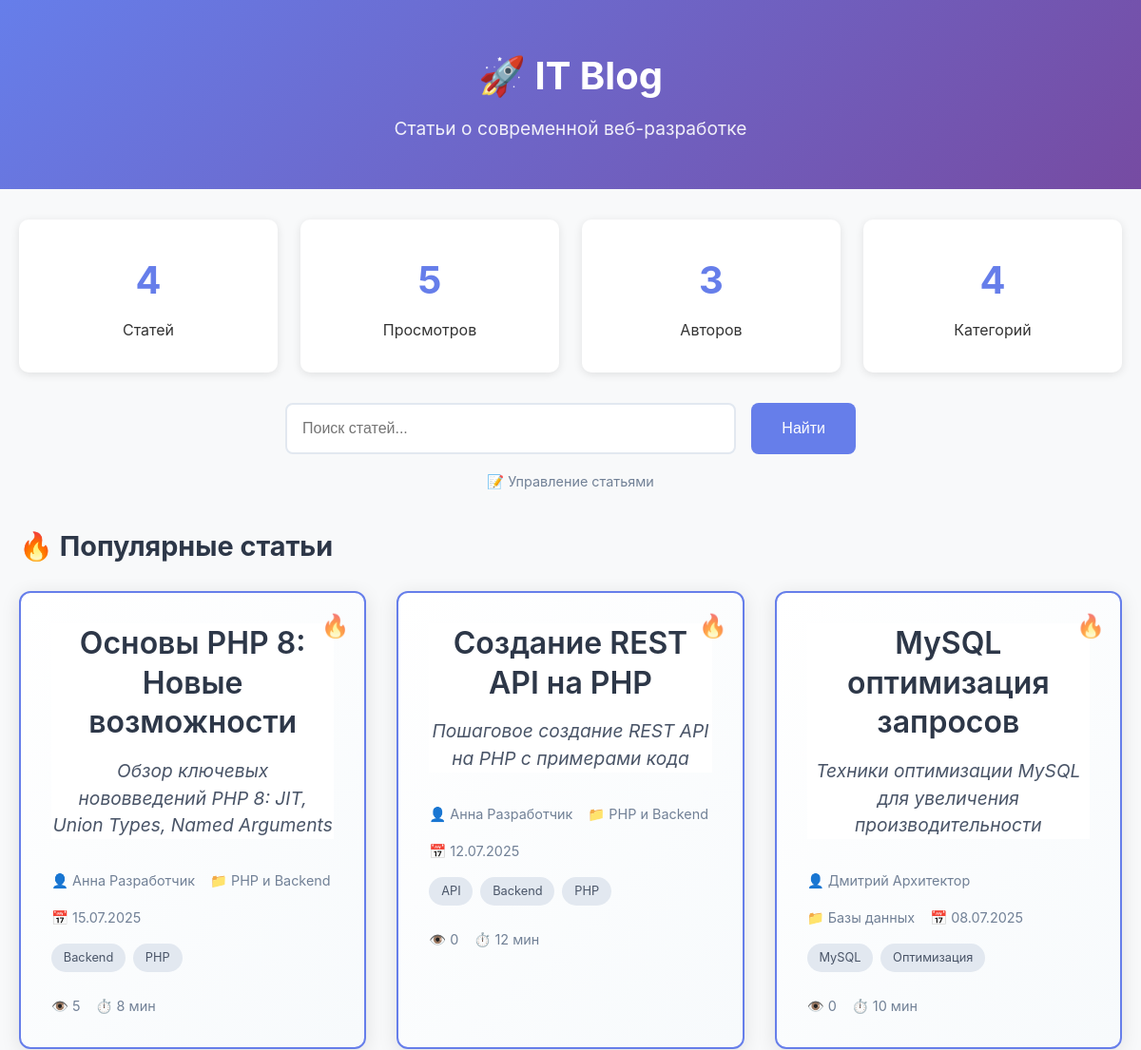
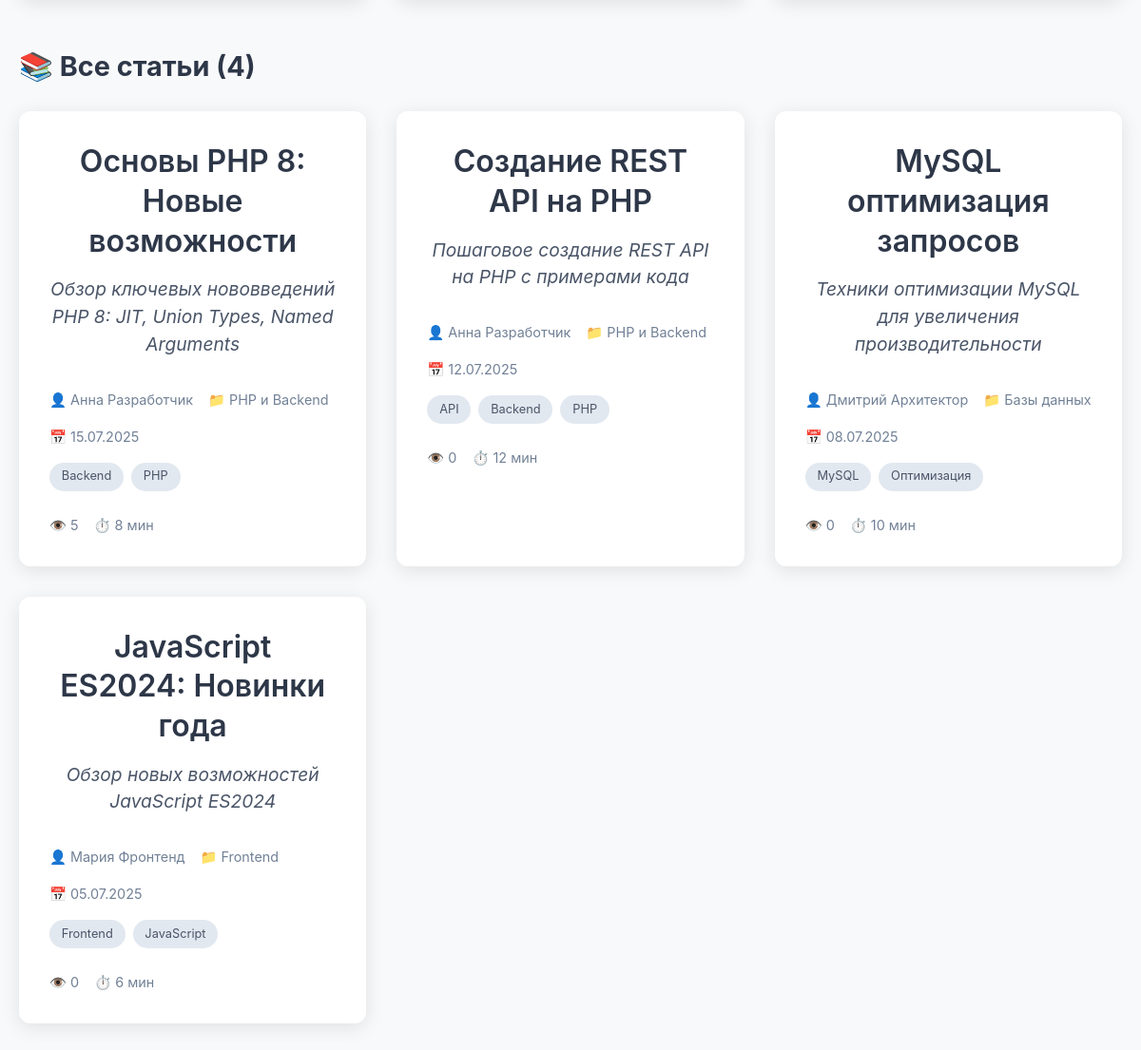
The page / on the database its author committed (2 pictures, top to bottom).
### tables this page shows
CREATE TABLE articles (
    id INT PRIMARY KEY AUTO_INCREMENT,
    title VARCHAR(255) NOT NULL,
    slug VARCHAR(255) UNIQUE,
    content TEXT NOT NULL,
    excerpt TEXT,
    author_id INT NOT NULL,
    category_id INT NOT NULL,
    reading_time INT DEFAULT 5,
    views INT DEFAULT 0,
    status ENUM('draft', 'published') DEFAULT 'published',
    published_at DATE,
    created_at TIMESTAMP DEFAULT CURRENT_TIMESTAMP,
    updated_at TIMESTAMP DEFAULT CURRENT_TIMESTAMP ON UPDATE CURRENT_TIMESTAMP,
    
     
    FOREIGN KEY (author_id) REFERENCES users(id) ON DELETE CASCADE,
    FOREIGN KEY (category_id) REFERENCES categories(id) ON DELETE CASCADE,
    
     
    INDEX idx_author (author_id),
    INDEX idx_category (category_id),
    INDEX idx_status (status),
    INDEX idx_published (published_at),
    INDEX idx_views (views),
    
     
    FULLTEXT KEY ft_search (title, content, excerpt)
);

CREATE TABLE categories (
    id INT PRIMARY KEY AUTO_INCREMENT,
    name VARCHAR(100) NOT NULL,
    slug VARCHAR(100) UNIQUE NOT NULL,
    description TEXT,
    created_at TIMESTAMP DEFAULT CURRENT_TIMESTAMP
);

CREATE TABLE users (
    id INT PRIMARY KEY AUTO_INCREMENT,
    name VARCHAR(100) NOT NULL,
    email VARCHAR(150) UNIQUE NOT NULL,
    bio TEXT,
    created_at TIMESTAMP DEFAULT CURRENT_TIMESTAMP,
    updated_at TIMESTAMP DEFAULT CURRENT_TIMESTAMP ON UPDATE CURRENT_TIMESTAMP
);

### index.php (the view, shortened to what this page needs)
<?php
require_once 'functions.php';
$allArticles = getAllArticles();
$stats = getBlogStats();
$popularArticles = getPopularArticles(3);
?>
<!DOCTYPE html>
<html lang="ru">
<head>
    <link rel="stylesheet" href="style.css">
</head>
<body>
    <header>
        <div class="container">
            <h1>🚀 IT Blog</h1>
            <p>Статьи о современной веб-разработке</p>
        </div>
    </header>
    <main class="container">
        <section class="stats">
            <div class="stat-item">
                <h3><?php echo $stats['articles'] ?></h3>
                <p>Статей</p>
            </div>
            <div class="stat-item">
                <h3><?php echo formatViews($stats['views']) ?></h3>
                <p>Просмотров</p>
            </div>
            <div class="stat-item">
                <h3><?php echo $stats['authors'] ?></h3>
                <p>Авторов</p>
            </div>
            <div class="stat-item">
                <h3><?php echo $stats['categories'] ?></h3>
                <p>Категорий</p>
            </div>
        </section>
        <section class="search-section">
            <form action="search.php" method="GET" class="search-form">
                <input type="text" name="q" placeholder="Поиск статей..." class="search-input">
                <button type="submit" class="search-btn">Найти</button>
            </form>
            <p class="admin-link"><a href="admin.php">📝 Управление статьями</a></p>
        </section>
        <?php if (!empty($popularArticles)): ?>
        <section class="popular-section">
            <h2>🔥 Популярные статьи</h2>
            <div class="articles-grid">
                <?php foreach ($popularArticles as $article): ?>
                <article class="article-card popular">
                    <div class="article-header">
                        <h3 class="article-title">
                            <a href="article.php?id=<?php echo $article['id'] ?>">
                                <?php echo htmlspecialchars($article['title']) ?>
                            </a>
                        </h3>
                        <p class="article-excerpt">
                            <?php echo htmlspecialchars($article['excerpt']) ?>
                        </p>
                    </div>
                    <div class="article-meta">
                        <span>👤 <?php echo htmlspecialchars($article['author']['name']) ?></span>
                        <span>📁 <?php echo htmlspecialchars($article['category']) ?></span>
                        <span>📅 <?php echo formatDate($article['date']) ?></span>
                    </div>
                    <?php echo renderTags($article['tags']) ?>
                    <div class="article-stats">
                        <span>👁️ <?php echo formatViews($article['views']) ?></span>
                        <span>⏱️ <?php echo $article['reading_time'] ?> мин</span>
                    </div>
                </article>
                <?php endforeach; ?>
            </div>
        </section>
        <?php endif; ?>
        <section class="articles">
            <h2>📚 Все статьи (<?php echo count($allArticles) ?>)</h2>
            <?php if (empty($allArticles)): ?>
                <div class="no-articles">
                    <h3>📝 Статей пока нет</h3>
                    <p>Создайте первую статью в <a href="admin.php">админ-панели</a></p>
                </div>
            <?php else: ?>
                <div class="articles-grid">
                    <?php foreach ($allArticles as $article): ?>
                    <article class="article-card">
                        <div class="article-header">
                            <h3 class="article-title">
                                <a href="article.php?id=<?php echo $article['id'] ?>">
                                    <?php echo htmlspecialchars($article['title']) ?>
                                </a>
                            </h3>
                            <p class="article-excerpt">
                                <?php echo htmlspecialchars($article['excerpt']) ?>
                            </p>
                        </div>
                        <div class="article-meta">
                            <span>👤 <?php echo htmlspecialchars($article['author']['name']) ?></span>
                            <span>📁 <?php echo htmlspecialchars($article['category']) ?></span>
                            <span>📅 <?php echo formatDate($article['date']) ?></span>
                        </div>
                        <div class="article-tags">
                            <?php echo renderTags($article['tags']) ?>
                        </div>
                        <div class="article-stats">
                            <span>👁️ <?php echo formatViews($article['views']) ?></span>
                            <span>⏱️ <?php echo $article['reading_time'] ?> мин</span>
                        </div>
                    </article>
                    <?php endforeach; ?>
                </div>
            <?php endif; ?>
        </section>
</body>
</html>

### functions.php (shortened to what this page needs)
<?php
function formatDate($date) {
    return date('d.m.Y', strtotime($date));
}
function formatViews($views) {
    if ($views < 1000) return $views;
    return round($views / 1000000, 1) . 'M';
}
function getArticleTags($articleId) {
    try {
        $pdo = getDatabaseConnection();
        $stmt = $pdo->prepare("
            SELECT t.name
            FROM tags t
            JOIN article_tags at ON t.id = at.tag_id
            WHERE at.article_id = ?
            ORDER BY t.name
        ");
        $stmt->execute([$articleId]);
        return $stmt->fetchAll(PDO::FETCH_COLUMN);
    } catch (PDOException $e) {
        error_log("Error getting article tags: " . $e->getMessage());
        return [];
    }
}
function getAllArticles($limit = null, $offset = 0) {
    try {
        $pdo = getDatabaseConnection();
        $sql = "
            SELECT
                a.*,
                u.name as author_name,
                u.email as author_email,
                c.name as category_name
            FROM articles a
            JOIN users u ON a.author_id = u.id
            JOIN categories c ON a.category_id = c.id
            WHERE a.status = 'published'
            ORDER BY a.published_at DESC, a.created_at DESC
        ";
        if ($limit) {
            $sql .= " LIMIT $limit OFFSET $offset";
        }
        $stmt = $pdo->query($sql);
        $articles = $stmt->fetchAll();
        foreach ($articles as &$article) {
            $article['author'] = [
                'name' => $article['author_name'],
                'email' => $article['author_email']
            ];
            $article['category'] = $article['category_name'];
            $article['tags'] = getArticleTags($article['id']);
        }
        return $articles;
    } catch (PDOException $e) {
        error_log("Error getting all articles: " . $e->getMessage());
        return [];
    }
}
function getPopularArticles($limit = 5) {
    try {
        $pdo = getDatabaseConnection();
        $stmt = $pdo->prepare("
            SELECT
                a.*,
                u.name as author_name,
                u.email as author_email,
                c.name as category_name
            FROM articles a
            JOIN users u ON a.author_id = u.id
            JOIN categories c ON a.category_id = c.id
            WHERE a.status = 'published'
            ORDER BY a.views DESC, a.published_at DESC
            LIMIT ?
        ");
        $stmt->execute([$limit]);
        $articles = $stmt->fetchAll();
        foreach ($articles as &$article) {
            $article['author'] = [
                'name' => $article['author_name'],
                'email' => $article['author_email']
            ];
            $article['category'] = $article['category_name'];
            $article['tags'] = getArticleTags($article['id']);
        }
        return $articles;
    } catch (PDOException $e) {
        error_log("Error getting popular articles: " . $e->getMessage());
        return [];
    }
}
function renderTags($tags) {
    $html = '<div class="article-tags">';
    foreach ($tags as $tag) {
        $html .= '<span class="tag">' . htmlspecialchars($tag) . '</span>';
    }
    $html .= '</div>';
    return $html;
}
function getBlogStats() {
    try {
        $pdo = getDatabaseConnection();
        $stats = [];
        $stmt = $pdo->query("SELECT COUNT(*) FROM articles WHERE status = 'published'");
        $stats['articles'] = $stmt->fetchColumn();
        $stmt = $pdo->query("SELECT SUM(views) FROM articles WHERE status = 'published'");
        $stats['views'] = $stmt->fetchColumn() ?: 0;
        $stmt = $pdo->query("SELECT COUNT(*) FROM users");
        $stats['authors'] = $stmt->fetchColumn();
        $stmt = $pdo->query("SELECT COUNT(*) FROM categories");
        $stats['categories'] = $stmt->fetchColumn();
        return $stats;
    } catch (PDOException $e) {
        error_log("Error getting blog stats: " . $e->getMessage());
        return ['articles' => 0, 'views' => 0, 'authors' => 0, 'categories' => 0];
    }
}
?>

### style.css (style rules this page uses)
* { margin: 0; padding: 0; box-sizing: border-box; }
body { font-family: -apple-system, BlinkMacSystemFont, 'Segoe UI', system-ui, sans-serif; line-height: 1.6; color: #333; background: #f8f9fa; }
.container { max-width: 1200px; margin: 0 auto; padding: 0 20px; }
header { background: linear-gradient(135deg, #667eea 0%, #764ba2 100%); color: white; padding: 3rem 0; text-align: center; }
header h1 { font-size: 2.5rem; margin-bottom: 0.5rem; }
header p { font-size: 1.2rem; opacity: 0.9; }
.stats { display: grid; grid-template-columns: repeat(auto-fit, minmax(200px, 1fr)); gap: 1.5rem; margin: 2rem 0; }
.stat-item { background: white; padding: 2rem; border-radius: 10px; text-align: center; box-shadow: 0 2px 10px rgba(0,0,0,0.1); }
.stat-item h3 { font-size: 2.5rem; color: #667eea; margin-bottom: 0.5rem; }
.search-section { margin: 2rem 0; }
.search-form { display: flex; gap: 1rem; max-width: 600px; margin: 0 auto 1rem; }
.admin-link { text-align: center; margin-top: 1rem; }
.admin-link a { color: #718096; text-decoration: none; font-size: 0.9rem; }
.search-input { flex: 1; padding: 1rem; border: 2px solid #e2e8f0; border-radius: 8px; font-size: 1rem; }
.search-btn { padding: 1rem 2rem; background: #667eea; color: white; border: none; border-radius: 8px; cursor: pointer; font-size: 1rem; font-weight: 500; }
.articles h2, .similar-articles h3, .popular-section h2 { font-size: 1.8rem; margin-bottom: 1.5rem; color: #2d3748; }
.articles-grid, .results-grid { display: grid; grid-template-columns: repeat(auto-fit, minmax(350px, 1fr)); gap: 2rem; margin-bottom: 3rem; }
.article-card, .result-card { background: white; border-radius: 12px; padding: 2rem; box-shadow: 0 4px 20px rgba(0,0,0,0.1); transition: transform 0.3s ease; }
.article-card.popular { border: 2px solid #667eea; background: linear-gradient(135deg, #fff 0%, #f7fafc 100%); }
.article-title, .result-title { margin-bottom: 1rem; }
.article-title a, .result-title a { color: #2d3748; text-decoration: none; font-weight: 600; }
.article-excerpt, .result-excerpt { color: #718096; margin-bottom: 1rem; line-height: 1.5; }
.article-meta, .result-meta { display: flex; flex-wrap: wrap; gap: 1rem; font-size: 0.9rem; color: #718096; margin-bottom: 1rem; }
.article-tags, .result-tags, .popular-tags { margin-bottom: 1rem; }
.tag { display: inline-block; background: #e2e8f0; color: #4a5568; padding: 0.3rem 0.8rem; border-radius: 20px; font-size: 0.8rem; margin-right: 0.5rem; margin-bottom: 0.5rem; text-decoration: none; transition: all 0.3s ease; }
.article-stats { display: flex; gap: 1rem; font-size: 0.9rem; color: #718096; }
.article-header { background: white; margin-bottom: 2rem; text-align: center; }
.article-header .article-title { font-size: 2rem; color: #2d3748; margin-bottom: 1rem; line-height: 1.3; }
.article-header .article-excerpt { font-size: 1.2rem; font-style: italic; margin-bottom: 2rem; color: #4a5568; }
.popular-section { margin-bottom: 3rem; }
.popular-section .articles-grid .article-card { position: relative; overflow: hidden; }
.popular-section .article-card::before { content: "🔥"; position: absolute; top: 1rem; right: 1rem; font-size: 1.5rem; opacity: 0.7; }
.article-card, .result-card, .stat-item { animation: fadeIn 0.5s ease-out; }
.article-card:nth-child(2) { animation-delay: 0.1s; }
.article-card:nth-child(3) { animation-delay: 0.2s; }
.article-card:nth-child(4) { animation-delay: 0.3s; }

### rows shown on the page
articles: id "4", author "3", title "JavaScript ES2024: Новинки года", excerpt "Обзор новых возможностей JavaScript ES2024", author.name "Мария Фронтенд", category.name "Frontend", published_at "05.07.2025", tag "Frontend", tag "JavaScript", views "0", reading_time "6"
articles: title "Основы PHP 8: Новые возможности", excerpt "Обзор ключевых нововведений PHP 8: JIT, Union Types, Named Arguments", name "Анна Разработчик", category.name "PHP и Backend", published_at "15.07.2025", tag "Backend", tag "PHP", views "5", reading_time "8"
articles: title "Создание REST API на PHP", excerpt "Пошаговое создание REST API на PHP с примерами кода", name "Анна Разработчик", category.name "PHP и Backend", published_at "12.07.2025", tag "API", tag "Backend", tag "PHP", views "0", reading_time "12"
articles: title "MySQL оптимизация запросов", excerpt "Техники оптимизации MySQL для увеличения производительности", author.name "Дмитрий Архитектор", category.name "Базы данных", published_at "08.07.2025", tag "MySQL", tag "Оптимизация", views "0", reading_time "10"

### other values the page prints
formatViews($stats['views']) "5"
count($allArticles) "4"
